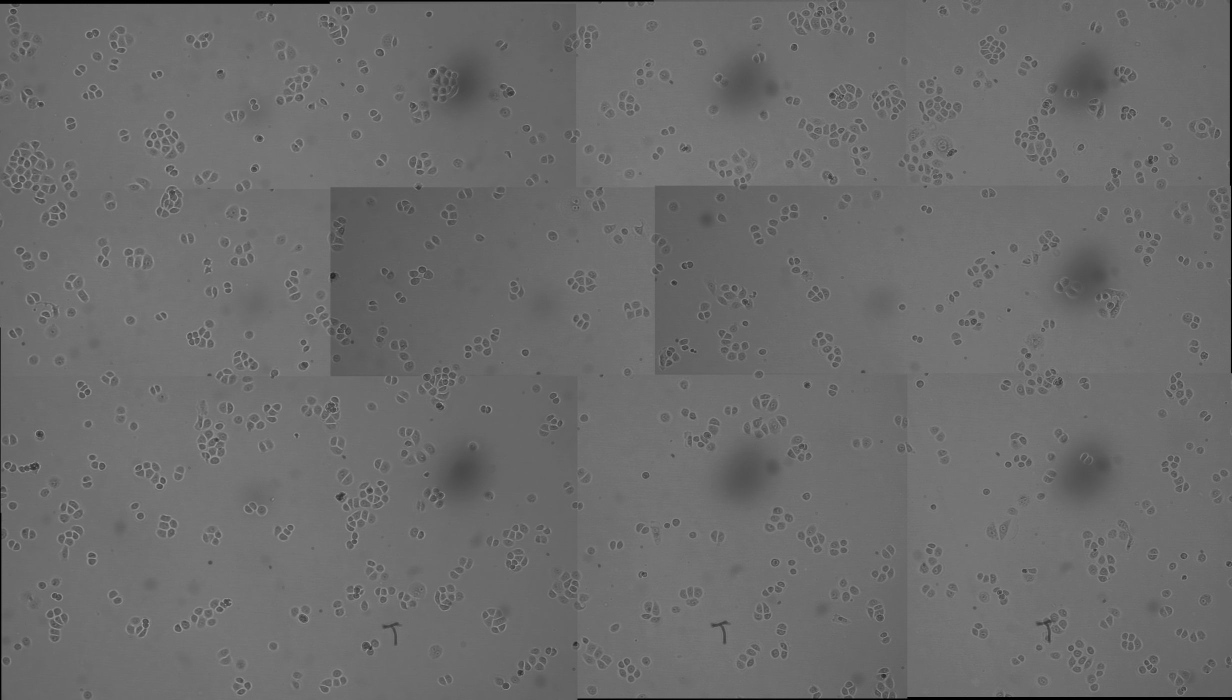
#> input picture sample_stitch.jpg, 2464 x 1400 px (shown at 1/2 size)
$ python -i align_images.py   (imports and definitions only)   (older library calls are emulated)
#> lines starting #> are read from the running program, lines starting #| are printed output that depends on the picture
#> further down, picture is the input picture: shape (1400, 2464, 3); min 0, max 178, mean 107.8
import cv2
import glob
import os
import numpy as np
import argparse
import shutil

def get_gradient_map(image):
    image = cv2.GaussianBlur(image, (3,3), 3)
    sobelx = cv2.Sobel(image, cv2.CV_64F, 1, 0, ksize=3)
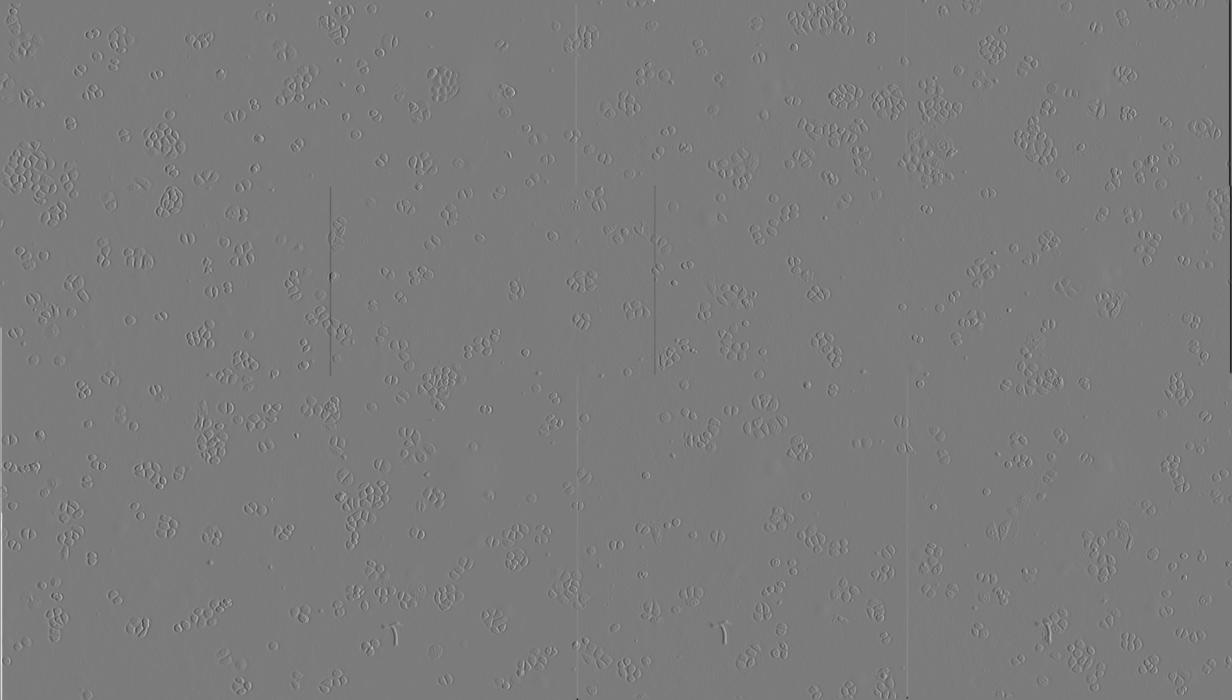
#> sobelx: shape (1400, 2464, 3) float64 (shown at 1/2 size); min -313, max 331, mean 0; drawn with min black and max white
    sobely = cv2.Sobel(image, cv2.CV_64F, 0, 1, ksize=3)

    # Compute gradient magnitude
    magnitude = np.sqrt(sobelx**2 + sobely**2)
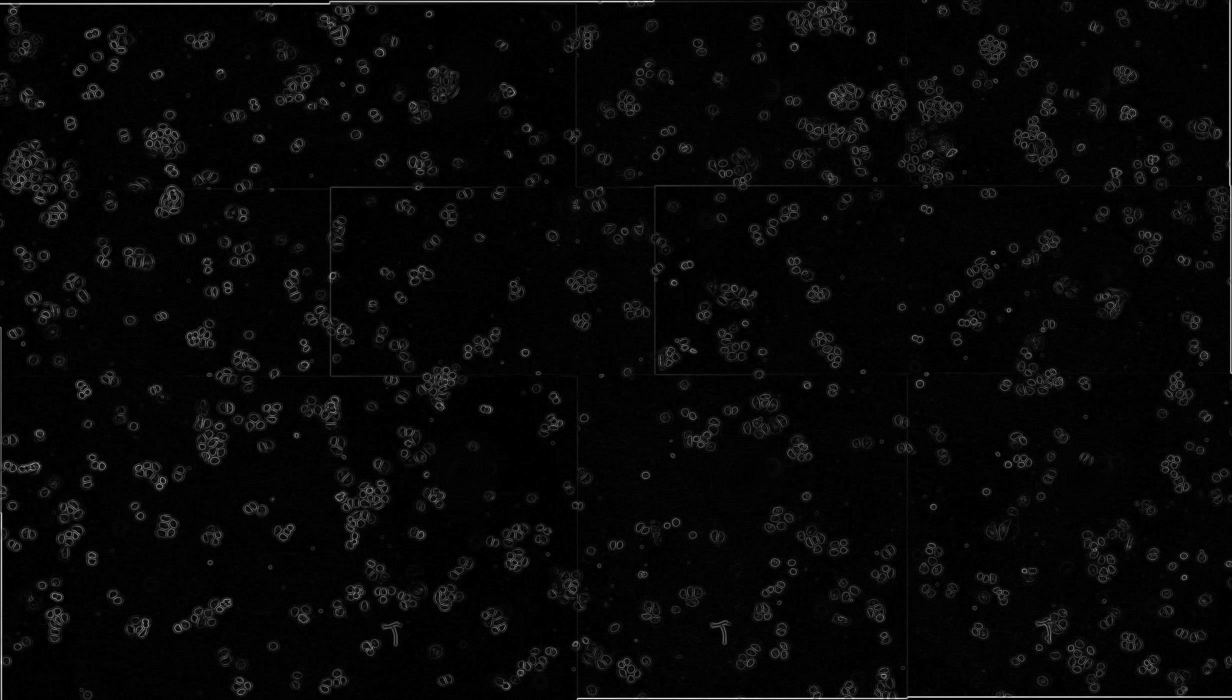
#> magnitude: shape (1400, 2464, 3) float64 (shown at 1/2 size); min 0, max 336.1, mean 10; drawn with min black and max white
    normalized = cv2.normalize(magnitude, None, 0, 255, cv2.NORM_MINMAX)
    gradient = np.uint8(normalized)
    # cv2.imshow("Gradient", gradient)
    # cv2.waitKey(0)
    return gradient

# [101 lines left out: functions align_img_pair_ecc, align_sequence, not called in this run]


# [13 lines not run here, left out]


>>> import cv2
>>> picture = cv2.imread('sample_stitch.jpg')
>>> result = get_gradient_map(picture)
